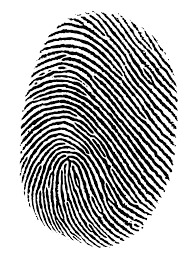
#> input picture Sobel Filter/Images/p.png, 194 x 259 px
$ python Sobel.py   (older library calls are emulated)
#> lines starting #> are read from the running program, lines starting #| are printed output that depends on the picture
import cv2

img = cv2.imread("./Images/p.png")
#> img is the input picture: shape (259, 194, 3); mean B, G, R 182, 181.9, 181.8

sobel_horizontal = cv2.Sobel(img, cv2.CV_64F, 1, 0, ksize=5)
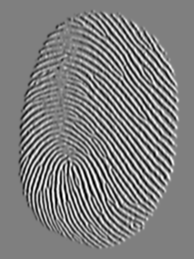
#> sobel_horizontal: shape (259, 194, 3) float64; mean B, G, R 0, 0, 0; drawn with min black and max white
sobel_vertical = cv2.Sobel(img, cv2.CV_64F, 0, 1, ksize=5)
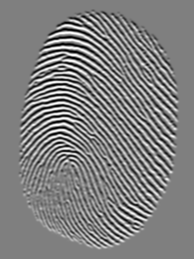
#> sobel_vertical: shape (259, 194, 3) float64; mean B, G, R 0, 0, 0; drawn with min black and max white

cv2.imshow("horizontal",sobel_horizontal)
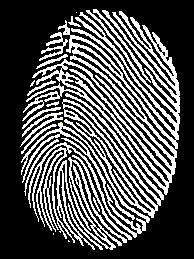
#> window 'horizontal': shape (259, 194, 3); mean B, G, R 79.8, 79.8, 79.8
cv2.imshow("vertical",sobel_vertical)
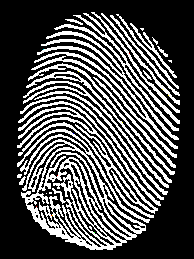
#> window 'vertical': shape (259, 194, 3); mean B, G, R 80, 80.1, 80.1

cv2.waitKey(0)
cv2.destroyAllWindows()
